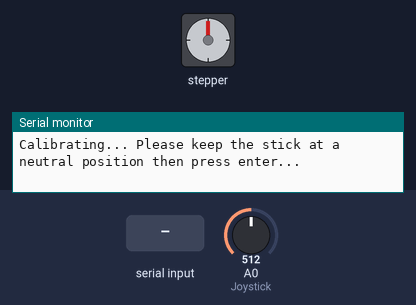
This sketch was run on a simulated Arduino Uno, built with avr-gcc and run on an emulated ATmega328P. Shown: stepper motor, the last lines printed to the serial monitor. The inputs (shaded band) are chosen by the test bench; at power-on: A0 (Joystick) = 512. Stepper angles assume 2048 steps per turn.

Above: at 0.8 s.
0.9 s: "1" received over Serial
2.4 s: A0 (Joystick) set to 716
At 2.64 s:
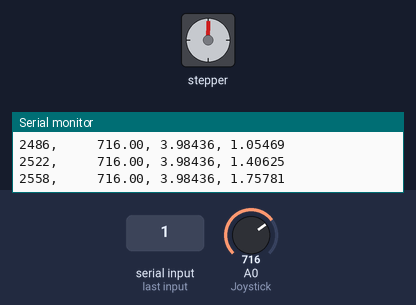
4.1 s: A0 (Joystick) set to 320
5.6 s: A0 (Joystick) set to 297
At 5.89 s:
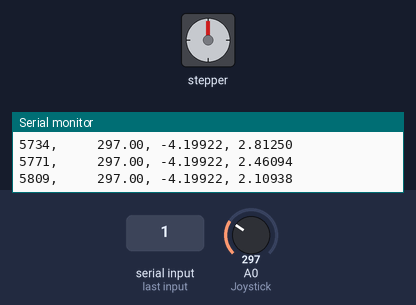
Timing chart, 0 to 8.6 s (numbered marks = the images above; inputs shaded):
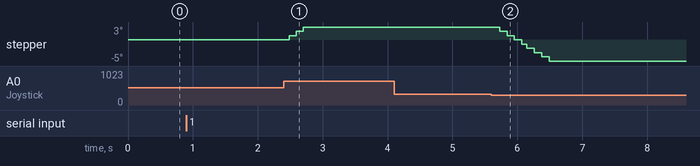

The sketch:

Gimbal_Dual_Controller.ino
```cpp
#include <Stepper.h>

// pins
#define Joystick A0

// constants
float steps = 2048;
float degreesPerStep = 360 / steps;

// parameters
float maxAngle = 10;      // Sets max angle which gimbal can go
float factor = 1.15;      // Sets at which angle switches between slow and fast
unsigned int fast = 2;             // Number of steps per cycle at fast speed
unsigned int slow = 1;             // Number of steps per cycle at slow speed
unsigned int speed = 700;          // Speed of stepper

// variables
float x;
float Angle;
float Offset;
float CurAngle;
unsigned int Steps;

// Allows for mapping analog input to degree measure
float mapFloat(float x, float inMin, float inMax, float outMin, float outMax) {
  return (x - inMin) * (outMax - outMin) / (inMax - inMin) + outMin;
}

// Steppers
Stepper Stepper(steps / 64, 13, 11, 12, 10);

void setup() {
  Serial.begin(9600);

  pinMode(Joystick, INPUT);

  // Calibration
  Serial.println();
  Serial.print("Calibrating... Please keep the stick at a neutral position then press enter... ");
  while(Serial.available() == 0) {}

  x = analogRead(Joystick);

  Offset = mapFloat(x, 0, 1023, -1 * maxAngle, maxAngle);

  Serial.println("Done!");

  Stepper.setSpeed(speed);
}

void loop() {
  // Reads from joystick
  x = analogRead(Joystick);

  // Calculates angle based on analog input
  // Accounts for offset
  Angle = mapFloat(x, 0, 1023, -1 * maxAngle + Offset, maxAngle - Offset) - Offset;

  // Changes speed based on angle for x-input
  if ((abs(Angle) < degreesPerStep && ((abs(CurAngle / degreesPerStep) <= fast) || (abs(CurAngle) == 0))) || ((abs(abs(Angle) - abs(CurAngle)) < (2 * degreesPerStep)))) {
    Steps = slow;
  } else if (abs(factor * CurAngle) <= abs(Angle) || abs(factor * Angle) <= abs(CurAngle)) {
    Steps = fast;
  } else {
    Steps = slow;
  }

  // Steps for x stepper
  if (abs(abs(Angle) - abs(CurAngle)) < degreesPerStep) {

  } else if (CurAngle <= Angle) {
    Stepper.step(Steps);
    CurAngle = CurAngle + (Steps * degreesPerStep);
  } else if (CurAngle >= Angle) {
    Stepper.step(-Steps);
    CurAngle = CurAngle - (Steps * degreesPerStep);
  }

  Serial.print(millis());
  Serial.print(",   \t");
  Serial.print(x);
  Serial.print(", ");
  Serial.print(Angle, 5);
  Serial.print(", ");
  Serial.println(CurAngle, 5);
}
```
